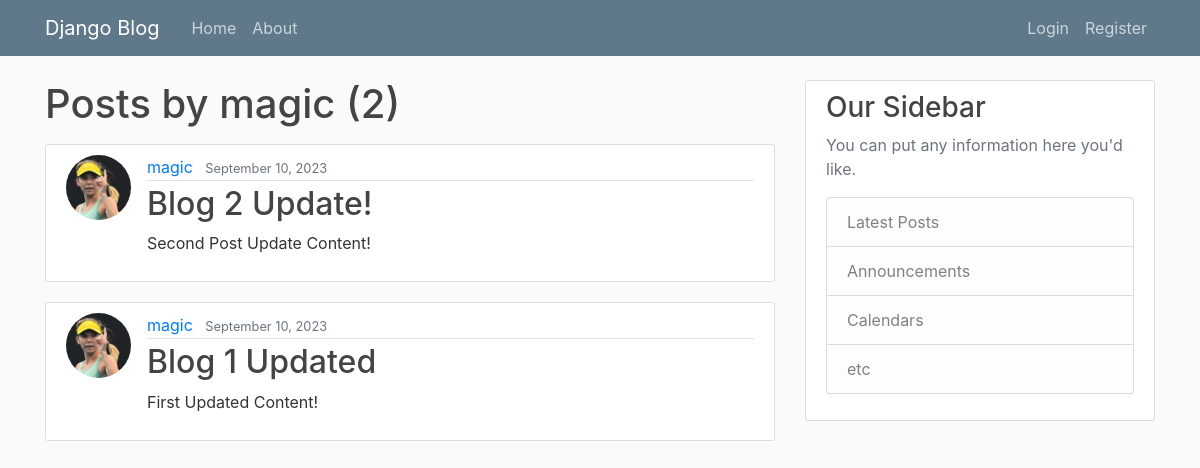
The app's page /user/magic, older data.
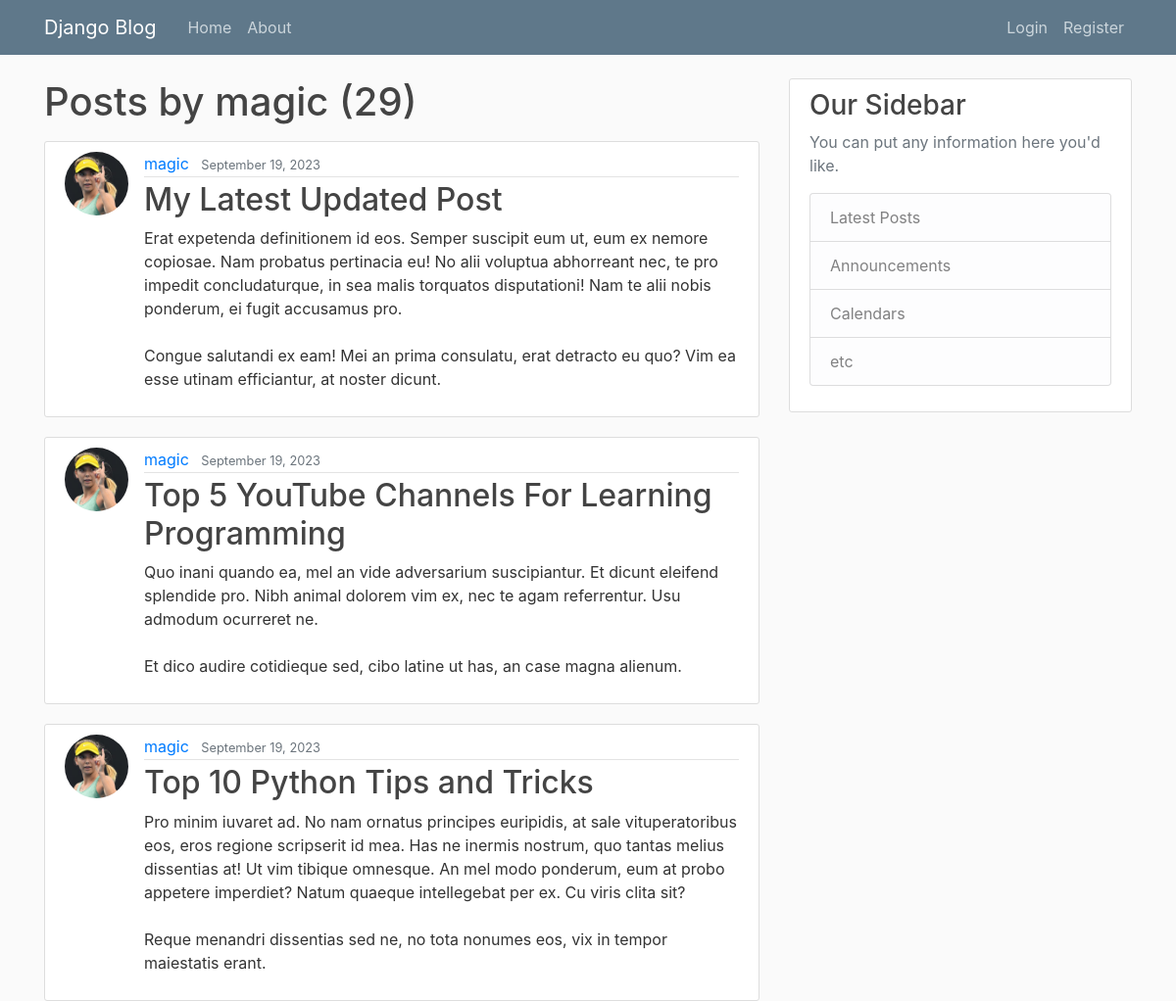
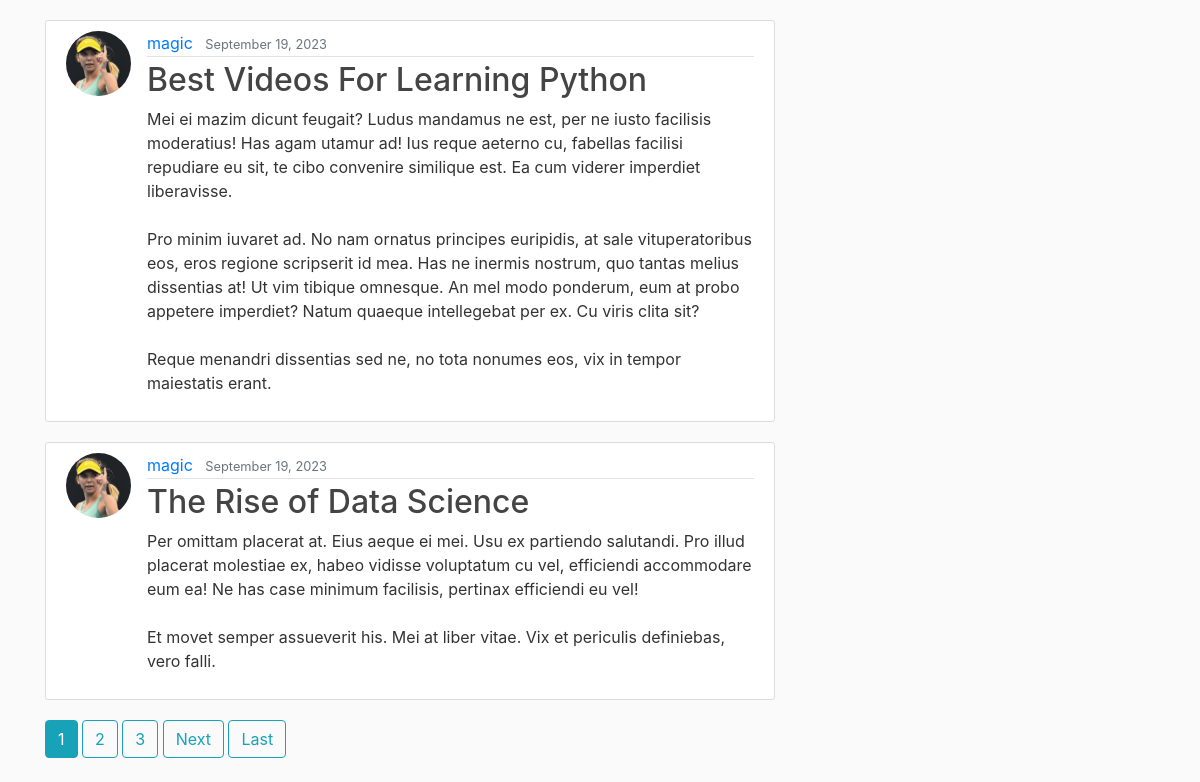
The same page, newer data (2 pictures, top to bottom).
### blog/models.py (models this page shows, shortened)
class Post(models.Model):
    title = models.CharField(max_length=100)
    content = models.TextField()
    date_posted = models.DateTimeField(default=timezone.now)
    author = models.ForeignKey(User, on_delete=models.CASCADE) # if the user is deleted, delete their posts also

### users/models.py (models this page shows, shortened)
class Profile(models.Model):
    user = models.OneToOneField(User, on_delete=models.CASCADE)
    image = models.ImageField(default='default.jpg', upload_to='profile_pics')

### blog/views.py (the view)
# urls.py: path("user/<str:username>", UserPostListView.as_view(), name="user-posts"),
class UserPostListView(ListView):
    model = Post
    template_name = 'blog/user_posts.html' # <app>/<model>_<viewtype>.html
    context_object_name = 'posts'
    paginate_by = 5
    def get_queryset(self):
        user = get_object_or_404(User, username=self.kwargs.get('username'))
        return Post.objects.filter(author=user).order_by('-date_posted')

### blog/templates/blog/user_posts.html (shortened to what this page needs)
{% extends "blog/base.html" %}
{% block content %}
    <h1 class="mb-3">Posts by {{ view.kwargs.username }} ({{ page_obj.paginator.count }})</h1>
    {% for post in posts %}
        <article class="media content-section">
            <img class="rounded-circle article-img" src="{{ post.author.profile.image.url }}">
            <div class="media-body">
                <div class="article-metadata">
                    <a class="mr-2" href="{% url 'user-posts' post.author.username %}">{{ post.author }}</a>
                    <small class="text-muted">{{ post.date_posted|date:"F d, Y" }}</small>
                </div>
                <h2><a class="article-title" href="{% url 'post-detail' post.id %}">{{ post.title }}</a></h2>
                <p class="article-content">{{ post.content }}</p>
            </div>
        </article>
    {% endfor %}
    {% if is_paginated %}
        {% for num in page_obj.paginator.page_range %}
            {% if page_obj.number == num %}
                <a class="btn btn-info mb-4" href="?page={{ num }}">{{ num }}</a>
            {% elif num > page_obj.number|add:'-3' and num < page_obj.number|add:'3' %}
                <a class="btn btn-outline-info mb-4" href="?page={{ num }}">{{ num }}</a>
            {% endif %}
        {% endfor %}
        {% if page_obj.has_next %}
            <a class="btn btn-outline-info mb-4" href="?page={{ page_obj.next_page_number }}">Next</a>
            <a class="btn btn-outline-info mb-4" href="?page={{ page_obj.paginator.num_pages }}">Last</a>
        {% endif %}
    {% endif %}
{% endblock content %}

### blog/templates/blog/base.html (shortened to what this page needs)
{% load static %}
<!DOCTYPE html>
<html>
<head>
    <link rel="stylesheet" href="https://maxcdn.bootstrapcdn.com/bootstrap/4.0.0/css/bootstrap.min.css">
    <link rel="stylesheet" type="text/css" href="{% static 'blog/main.css' %}">
</head>
<body>
    <header class="site-header">
        <nav class="navbar navbar-expand-md navbar-dark bg-steel fixed-top">
            <div class="container">
                <a class="navbar-brand mr-4" href="{% url 'blog-home' %}">Django Blog</a>
                <div class="collapse navbar-collapse" id="navbarToggle">
                    <div class="navbar-nav mr-auto">
                        <a class="nav-item nav-link" href="{% url 'blog-home' %}">Home</a>
                        <a class="nav-item nav-link" href="{% url 'blog-about' %}">About</a>
                    </div>
                    <div class="navbar-nav">
                        {% if user.is_authenticated %}
                            <a class="nav-item nav-link" href="{% url 'post-create' %}">New Post</a>
                            <a class="nav-item nav-link" href="{% url 'profile' %}">Profile</a>
                            <a class="nav-item nav-link" href="{% url 'logout' %}">Logout</a>
                        {% else %}
                            <a class="nav-item nav-link" href="{% url 'login' %}">Login</a>
                            <a class="nav-item nav-link" href="{% url 'register' %}">Register</a>
                        {% endif %}
                    </div>
                </div>
            </div>
        </nav>
    </header>
    <main role="main" class="container">
        <div class="row">
            <div class="col-md-8">
                {% block content %}{% endblock %}
            </div>
            <div class="col-md-4">
                <div class="content-section">
                    <h3>Our Sidebar</h3>
                    <p class='text-muted'>You can put any information here you'd like.
                    <ul class="list-group">
                        <li class="list-group-item list-group-item-light">Latest Posts</li>
                        <li class="list-group-item list-group-item-light">Announcements</li>
                        <li class="list-group-item list-group-item-light">Calendars</li>
                        <li class="list-group-item list-group-item-light">etc</li>
                    </ul>
                    </p>
                </div>
            </div>
        </div>
    </main>
</body>
</html>

### blog/static/blog/main.css (style rules this page uses)
body { background: #fafafa; color: #333333; margin-top: 5rem; }
h1, h2, h3, h4, h5, h6 { color: #444444; }
ul { margin: 0; }
.bg-steel { background-color: #5f788a; }
.site-header .navbar-nav .nav-link { color: #cbd5db; }
.content-section { background: #ffffff; padding: 10px 20px; border: 1px solid #dddddd; border-radius: 3px; margin-bottom: 20px; }
.article-title { color: #444444; }
.article-content { white-space: pre-line; }
.article-img { height: 65px; width: 65px; margin-right: 16px; }
.article-metadata { padding-bottom: 1px; margin-bottom: 4px; border-bottom: 1px solid #e3e3e3 }

Row changes from the older to the newer data that the page shows:
no longer on this page (row unchanged): Post: author.profile.image (picture), author "magic", date_posted "September 10, 2023", title "Blog 2 Update!", content "Second Post Update Content!"
no longer on this page (row unchanged): Post: author.profile.image (picture), author "magic", date_posted "September 10, 2023", title "Blog 1 Updated", content "First Updated Content!"
added Post: author.profile.image (picture), author "magic", date_posted "September 19, 2023", title "My Latest Updated Post", content "Erat expetenda definitionem id eos. Semper suscipit eum ut, eum ex nemore copiosae. Nam probatus pertinacia eu! No alii voluptua abhorreant nec, te pro impedit concludaturque, in sea malis torquatos disputationi! Nam te alii nobis ponderum, ei fugit accusamus pro. Congue salutandi ex eam! Mei an prima consulatu, erat detracto eu quo? Vim ea esse utinam efficiantur, at noster dicunt."
added Post: author.profile.image (picture), author "magic", date_posted "September 19, 2023", title "Top 5 YouTube Channels For Learning Programming", content "Quo inani quando ea, mel an vide adversarium suscipiantur. Et dicunt eleifend splendide pro. Nibh animal dolorem vim ex, nec te agam referrentur. Usu admodum ocurreret ne. Et dico audire cotidieque sed, cibo latine ut has, an case magna alienum."
added Post: author.profile.image (picture), author "magic", date_posted "September 19, 2023", title "Top 10 Python Tips and Tricks", content "Pro minim iuvaret ad. No nam ornatus principes euripidis, at sale vituperatoribus eos, eros regione scripserit id mea. Has ne inermis nostrum, quo tantas melius dissentias at! Ut vim tibique omnesque. An mel modo ponderum, eum at probo appetere imperdiet? Natum quaeque intellegebat per ex. Cu viris clita sit? Reque menandri dissentias sed ne, no tota nonumes eos, vix in tempor maiestatis erant."
added Post: author.profile.image (picture), author "magic", date_posted "September 19, 2023", title "Best Videos For Learning Python", content "Mei ei mazim dicunt feugait? Ludus mandamus ne est, per ne iusto facilisis moderatius! Has agam utamur ad! Ius reque aeterno cu, fabellas facilisi repudiare eu sit, te cibo convenire similique est. Ea cum viderer imperdiet liberavisse. Pro minim iuvaret ad. No nam ornatus principes euripidis, at sale vituperatoribus eos, eros regione scripserit id mea. Has ne inermis nostrum, quo tantas melius dissentias at! Ut vim tibique omnesque. An mel modo ponderum, eum at probo appetere imperdiet? Natum quaeque intellegebat per ex. Cu viris clita sit? Reque menandri dissentias sed ne, no tota nonumes eos, vix in tempor maiestatis erant."
added Post: author.profile.image (picture), author "magic", date_posted "September 19, 2023", title "The Rise of Data Science", content "Per omittam placerat at. Eius aeque ei mei. Usu ex partiendo salutandi. Pro illud placerat molestiae ex, habeo vidisse voluptatum cu vel, efficiendi accommodare eum ea! Ne has case minimum facilisis, pertinax efficiendi eu vel! Et movet semper assueverit his. Mei at liber vitae. Vix et periculis definiebas, vero falli."
Text that changed along with them:
{{ page_obj.paginator.count }}: "2" → "29"
new list line: "1"
new list line: "2"
new list line: "3"
text now shown: "Next Last"
